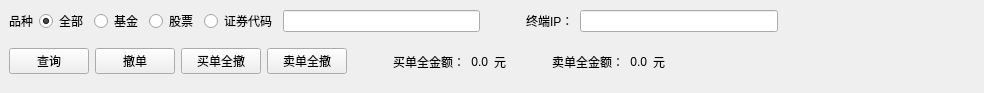
<?xml version="1.0" encoding="UTF-8"?>
<ui version="4.0">
 <class>DockWidget</class>
 <widget class="QDockWidget" name="DockWidget">
  <property name="geometry">
   <rect>
    <x>0</x>
    <y>0</y>
    <width>984</width>
    <height>93</height>
   </rect>
  </property>
  <property name="windowTitle">
   <string>委托列表</string>
  </property>
  <widget class="QWidget" name="dockWidgetContents">
   <layout class="QVBoxLayout" name="verticalLayout">
    <item>
     <layout class="QHBoxLayout" name="horizontalLayout_3">
      <item>
       <widget class="QLabel" name="l_variety">
        <property name="text">
         <string>品种</string>
        </property>
       </widget>
      </item>
      <item>
       <widget class="QRadioButton" name="rb_variety_all">
        <property name="text">
         <string>全部</string>
        </property>
        <property name="checked">
         <bool>true</bool>
        </property>
        <attribute name="buttonGroup">
         <string notr="true">buttonGroup</string>
        </attribute>
       </widget>
      </item>
      <item>
       <widget class="QRadioButton" name="rb_variety_fund">
        <property name="text">
         <string>基金</string>
        </property>
        <property name="checked">
         <bool>false</bool>
        </property>
        <attribute name="buttonGroup">
         <string notr="true">buttonGroup</string>
        </attribute>
       </widget>
      </item>
      <item>
       <widget class="QRadioButton" name="rb_variety_stock">
        <property name="text">
         <string>股票</string>
        </property>
        <property name="checked">
         <bool>false</bool>
        </property>
        <attribute name="buttonGroup">
         <string notr="true">buttonGroup</string>
        </attribute>
       </widget>
      </item>
      <item>
       <widget class="QRadioButton" name="rb_variety_stockCode">
        <property name="text">
         <string>证券代码</string>
        </property>
        <property name="checked">
         <bool>false</bool>
        </property>
        <attribute name="buttonGroup">
         <string notr="true">buttonGroup</string>
        </attribute>
       </widget>
      </item>
      <item>
       <widget class="QLineEdit" name="le_search_code"/>
      </item>
      <item>
       <spacer name="horizontalSpacer_5">
        <property name="orientation">
         <enum>Qt::Horizontal</enum>
        </property>
        <property name="sizeType">
         <enum>QSizePolicy::Maximum</enum>
        </property>
        <property name="sizeHint" stdset="0">
         <size>
          <width>40</width>
          <height>20</height>
         </size>
        </property>
       </spacer>
      </item>
      <item>
       <widget class="QLabel" name="l_ip">
        <property name="text">
         <string>终端IP：</string>
        </property>
       </widget>
      </item>
      <item>
       <widget class="QLineEdit" name="le_search_ip"/>
      </item>
      <item>
       <spacer name="horizontalSpacer_6">
        <property name="orientation">
         <enum>Qt::Horizontal</enum>
        </property>
        <property name="sizeHint" stdset="0">
         <size>
          <width>40</width>
          <height>20</height>
         </size>
        </property>
       </spacer>
      </item>
     </layout>
    </item>
    <item>
     <layout class="QHBoxLayout" name="horizontalLayout_2">
      <item>
       <widget class="QPushButton" name="pb_search">
        <property name="text">
         <string>查询</string>
        </property>
       </widget>
      </item>
      <item>
       <widget class="QPushButton" name="pb_cancel">
        <property name="text">
         <string>撤单</string>
        </property>
       </widget>
      </item>
      <item>
       <widget class="QPushButton" name="pb_buyCancel">
        <property name="text">
         <string>买单全撤</string>
        </property>
       </widget>
      </item>
      <item>
       <widget class="QPushButton" name="pb_sellCancel">
        <property name="text">
         <string>卖单全撤</string>
        </property>
       </widget>
      </item>
      <item>
       <spacer name="horizontalSpacer_2">
        <property name="orientation">
         <enum>Qt::Horizontal</enum>
        </property>
        <property name="sizeType">
         <enum>QSizePolicy::Maximum</enum>
        </property>
        <property name="sizeHint" stdset="0">
         <size>
          <width>40</width>
          <height>20</height>
         </size>
        </property>
       </spacer>
      </item>
      <item>
       <widget class="QLabel" name="l_buy_name">
        <property name="text">
         <string>买单全金额：</string>
        </property>
       </widget>
      </item>
      <item>
       <widget class="QLabel" name="l_buy_money">
        <property name="text">
         <string>0.0</string>
        </property>
        <property name="alignment">
         <set>Qt::AlignRight|Qt::AlignTrailing|Qt::AlignVCenter</set>
        </property>
       </widget>
      </item>
      <item>
       <widget class="QLabel" name="l_buy_yuan">
        <property name="text">
         <string>元</string>
        </property>
        <property name="alignment">
         <set>Qt::AlignRight|Qt::AlignTrailing|Qt::AlignVCenter</set>
        </property>
       </widget>
      </item>
      <item>
       <spacer name="horizontalSpacer_3">
        <property name="orientation">
         <enum>Qt::Horizontal</enum>
        </property>
        <property name="sizeType">
         <enum>QSizePolicy::Maximum</enum>
        </property>
        <property name="sizeHint" stdset="0">
         <size>
          <width>40</width>
          <height>20</height>
         </size>
        </property>
       </spacer>
      </item>
      <item>
       <widget class="QLabel" name="l_sell_name">
        <property name="text">
         <string>卖单全金额：</string>
        </property>
       </widget>
      </item>
      <item>
       <widget class="QLabel" name="l_sell_money">
        <property name="text">
         <string>0.0</string>
        </property>
        <property name="alignment">
         <set>Qt::AlignRight|Qt::AlignTrailing|Qt::AlignVCenter</set>
        </property>
       </widget>
      </item>
      <item>
       <widget class="QLabel" name="l_sell_yuan">
        <property name="text">
         <string>元</string>
        </property>
        <property name="alignment">
         <set>Qt::AlignRight|Qt::AlignTrailing|Qt::AlignVCenter</set>
        </property>
       </widget>
      </item>
      <item>
       <spacer name="horizontalSpacer_4">
        <property name="orientation">
         <enum>Qt::Horizontal</enum>
        </property>
        <property name="sizeHint" stdset="0">
         <size>
          <width>40</width>
          <height>20</height>
         </size>
        </property>
       </spacer>
      </item>
     </layout>
    </item>
   </layout>
  </widget>
 </widget>
 <resources/>
 <connections/>
 <buttongroups>
  <buttongroup name="buttonGroup"/>
 </buttongroups>
</ui>
